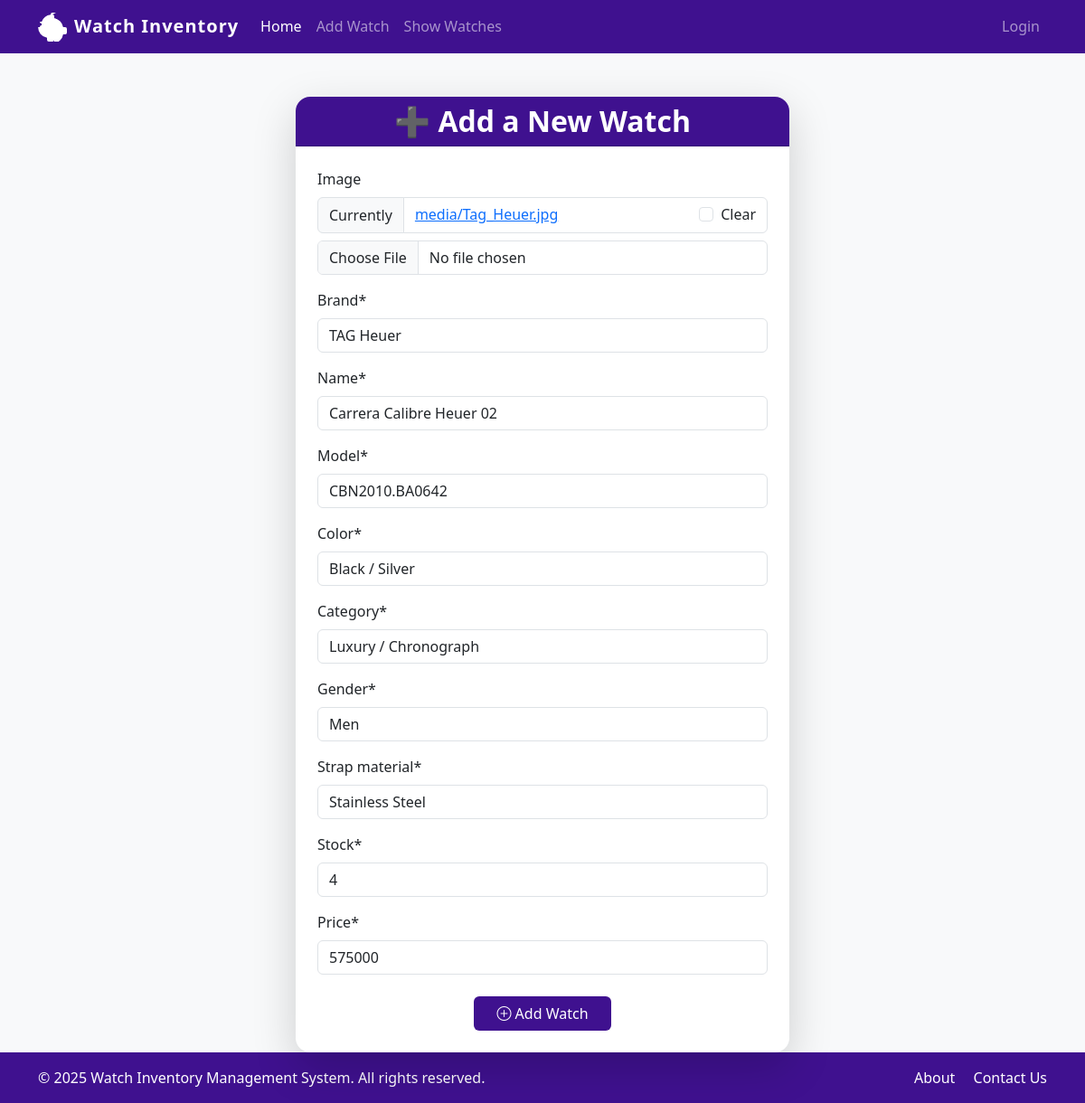
Page /update/21 on the committed database.
### watch_app/models.py (models this page shows)
class Watch(models.Model):
    image = models.ImageField(upload_to="media", null=True, blank=True)
    brand = models.CharField(max_length=100)
    name = models.CharField(max_length=100)
    model = models.CharField(max_length=100)
    color = models.CharField(max_length=100)
    category = models.CharField(max_length=100)
    gender = models.CharField(max_length=100)
    strap_material = models.CharField(max_length=100)
    stock = models.IntegerField()
    price = models.IntegerField()

### watch_app/views.py (the view, shortened to what this page needs)
# urls.py: path('update/<id>',update_watch_view, name="update-watch"),
def update_watch_view(request, id):
    watch = Watch.objects.get(id=id)
    form = WatchForm(instance=watch)
    template_name = "watch_app/add_watch.html"
    context = {'form': form}
    return render(request, template_name, context)

### watch_app/forms.py
class WatchForm(forms.ModelForm):
    class Meta:
        model = Watch
        fields = "__all__"

### templates/watch_app/add_watch.html (shortened to what this page needs)
{% extends 'base.html' %}
{% load crispy_forms_tags %}
{% block content %}
    <div class="container mt-5 d-flex justify-content-center">
    <div class="card shadow-lg border-0 rounded-4 w-50">
        <div class="card-header text-white text-center rounded-top-4" style="background-color: #3f118f;">
            <h2 class="mb-0 fw-bold">➕ Add a New Watch</h2>
        </div>
        <div class="card-body p-4">
            <form method="post" enctype="multipart/form-data">
                {{ form | crispy }}
                <div class="text-center mt-4">
                    <button class="btn text-white px-4" style="background-color: #3f118f;">
                        <i class="bi bi-plus-circle"></i> Add Watch
                    </button>
                </div>
            </form>
        </div>
    </div>
</div>
    <div class="position-fixed top-0 end-0 p-3" style="z-index: 1050;">
        <div class="position-fixed top-0 end-0 p-3" style="z-index: 1050;">
        </div>
    </div>
{% endblock %}

### templates/base.html (style rules this page uses)
body { background-color: #f8f9fa; display: flex; flex-direction: column; min-height: 100vh; margin: 0; padding: 0; }

### rows in the picture
Watch: brand "TAG Heuer", name "Carrera Calibre Heuer 02", model "CBN2010.BA0642", color "Black / Silver", category "Luxury / Chronograph", gender "Men", strap_material "Stainless Steel", stock "4", price "575000"

### other values in the picture
{{ year|default:2025 }} "2025"
